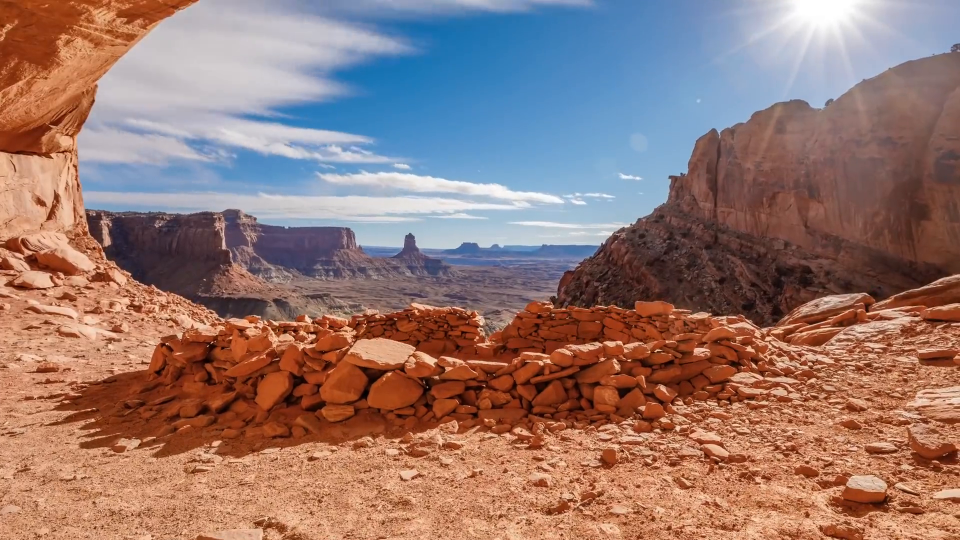
#> input picture frame 14 of assets/video/hero-optimized.mp4, 1920 x 1080 px (shown at 1/2 size)
$ python check_loop_seam.py
#> lines starting #> are read from the running program, lines starting #| are printed output that depends on the picture
"""
One-off dev tool: sanity-check that assets/video/hero-optimized.mp4 loops
seamlessly (no visible jump-cut when it restarts).

It does NOT prove motion is continuous (that still needs your eyes), but it
does two useful things automatically:
  1. Saves the first frame and the last frame as PNGs side-by-side so you can
     eyeball them for an obvious hard cut (different lighting/composition/
     subject position).
  2. Prints a numeric difference score between those two frames. A seamless
     loop usually has a LOW score (the last frame's content should be close
     to the first frame's, since the video is meant to restart into it).
     A very high score is a strong signal of a hard cut.

Usage (from the repo root, in the VS Code integrated terminal):
    pip install opencv-python-headless
    python3 scripts/check_loop_seam.py

Output:
    scripts/_seam_check/first_frame.png
    scripts/_seam_check/last_frame.png
    scripts/_seam_check/side_by_side.png   <- open this one first
    a printed "mean absolute pixel difference" score
"""
import os
import sys

VIDEO_PATH = os.path.join(os.path.dirname(__file__), "..", "assets", "video", "hero-optimized.mp4")
OUT_DIR = os.path.join(os.path.dirname(__file__), "_seam_check")


def main():
    try:
        import cv2
        import numpy as np
    except ImportError:
        print("Missing dependency. Run this first:\n    pip install opencv-python-headless")
        sys.exit(1)

    if not os.path.exists(VIDEO_PATH):
        print(f"Video not found at {VIDEO_PATH}")
        sys.exit(1)

    cap = cv2.VideoCapture(VIDEO_PATH)
    if not cap.isOpened():
        print("OpenCV could not open the video (codec support issue?).")
        sys.exit(1)

    fps = cap.get(cv2.CAP_PROP_FPS) or 30
    frame_count = int(cap.get(cv2.CAP_PROP_FRAME_COUNT))
    duration = frame_count / fps if fps else 0
    print(f"fps={fps:.2f}  frame_count={frame_count}  duration={duration:.2f}s")

    # First frame
    ok, first = cap.read()
#> first is the input picture: shape (1080, 1920, 3); mean B, G, R 112.8, 119.4, 149.8
    if not ok:
        print("Could not read the first frame.")
        sys.exit(1)

    # Last decodable frame — seek near the end and walk forward, since exact
    # frame-count seeking on compressed video is unreliable.
    last = None
    cap.set(cv2.CAP_PROP_POS_FRAMES, max(0, frame_count - 5))
    while True:
        ok, frame = cap.read()
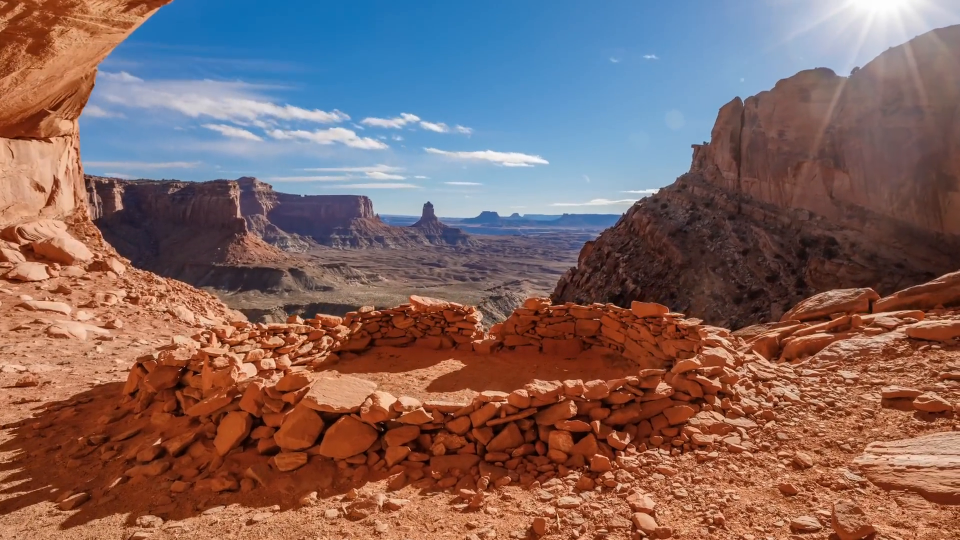
#> input picture frame 141 of assets/video/hero-optimized.mp4, 1920 x 1080 px (shown at 1/2 size)
#> frame is the input picture: shape (1080, 1920, 3); mean B, G, R 98.2, 101.6, 128.9
        if not ok:
            break
        last = frame
    if last is None:
        print("Could not read a last frame.")
        sys.exit(1)

    os.makedirs(OUT_DIR, exist_ok=True)
    cv2.imwrite(os.path.join(OUT_DIR, "first_frame.png"), first)
    cv2.imwrite(os.path.join(OUT_DIR, "last_frame.png"), last)
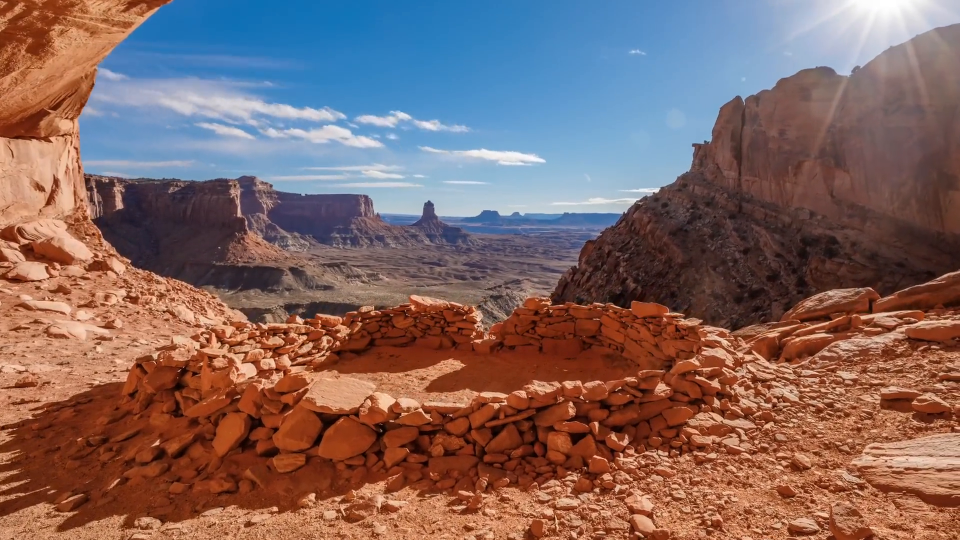
#> saved as last_frame.png: shape (1080, 1920, 3) (shown at 1/2 size); mean B, G, R 98.2, 101.5, 128.9

    # Side-by-side for quick visual comparison in VS Code's image preview.
    last_resized = cv2.resize(last, (first.shape[1], first.shape[0]))
    side_by_side = np.hstack([first, last_resized])
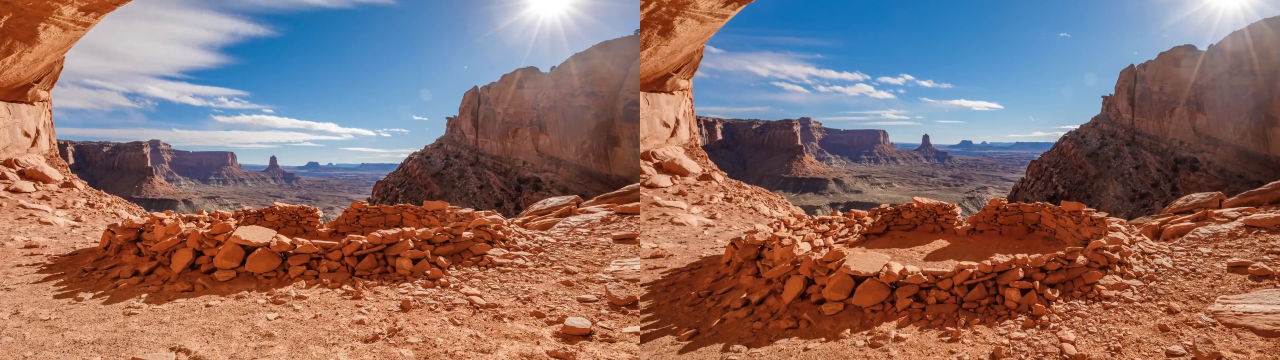
#> side_by_side: shape (1080, 3840, 3) (shown at 1/3 size); mean B, G, R 105.5, 110.5, 139.4
    cv2.imwrite(os.path.join(OUT_DIR, "side_by_side.png"), side_by_side)

    # Simple similarity score: mean absolute pixel difference (0-255 scale).
    diff = cv2.absdiff(first, last_resized)
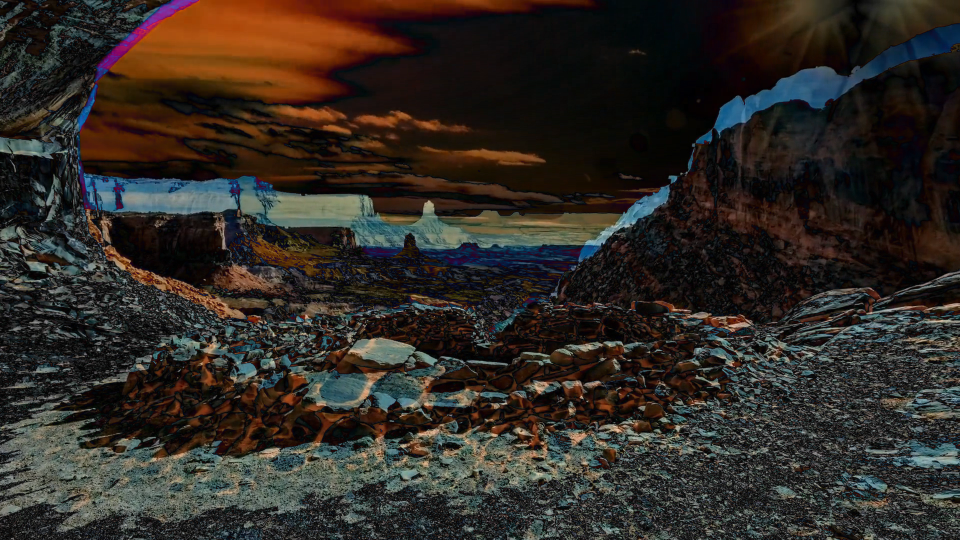
#> diff: shape (1080, 1920, 3) (shown at 1/2 size); mean B, G, R 36.6, 42.1, 47.7
    score = float(np.mean(diff))
#> score = 42.16
    print(f"\nMean absolute pixel difference (first vs. last frame): {score:.2f} / 255")
#| Mean absolute pixel difference (first vs. last frame): 42.16 / 255
    if score < 15:
        print("-> Looks continuous (low difference). Likely a clean loop, but still eyeball side_by_side.png.")
    elif score < 35:
        print("-> Some difference — could be normal motion, could be a soft seam. Check side_by_side.png closely.")
    else:
        print("-> High difference — strong signal of a visible jump-cut. Check side_by_side.png; likely needs a re-trim/crossfade.")

    print(f"\nOpen this in VS Code to look: {os.path.join(OUT_DIR, 'side_by_side.png')}")


if __name__ == "__main__":
    main()

$ run again, starting later in the video
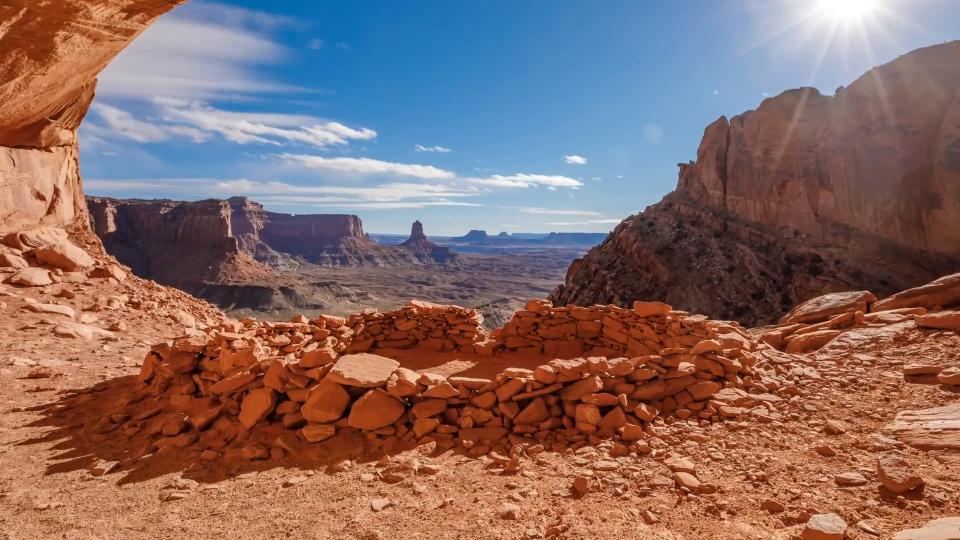
#> input picture frame 65 of assets/video/hero-optimized.mp4, 1920 x 1080 px (shown at 1/2 size)
#> in main, first is the input picture: shape (1080, 1920, 3); mean B, G, R 103.3, 107.3, 135
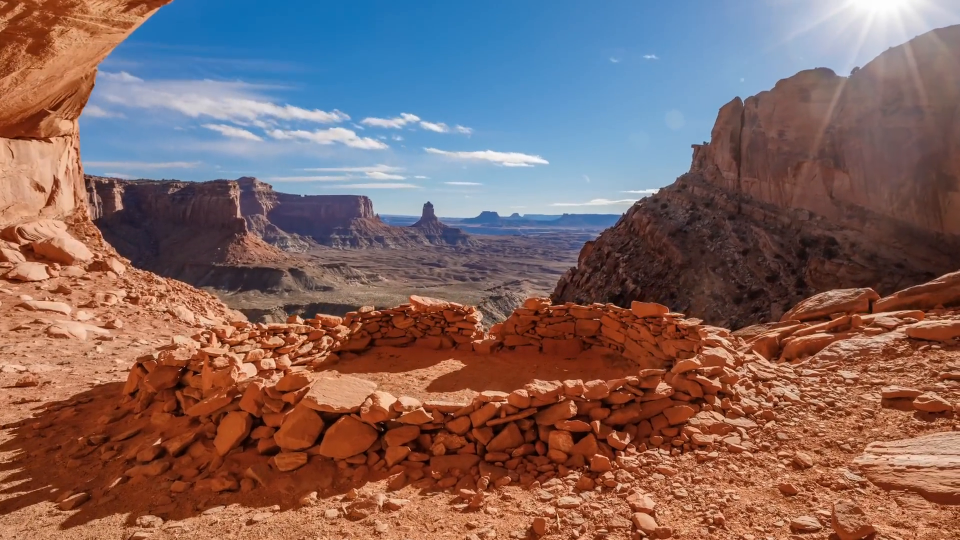
#> input picture frame 141 of assets/video/hero-optimized.mp4, 1920 x 1080 px (shown at 1/2 size)
#> in main, frame is the input picture: shape (1080, 1920, 3); mean B, G, R 98.2, 101.6, 128.9
#> in main, `diff = cv2.absdiff(first, last_resized)`:
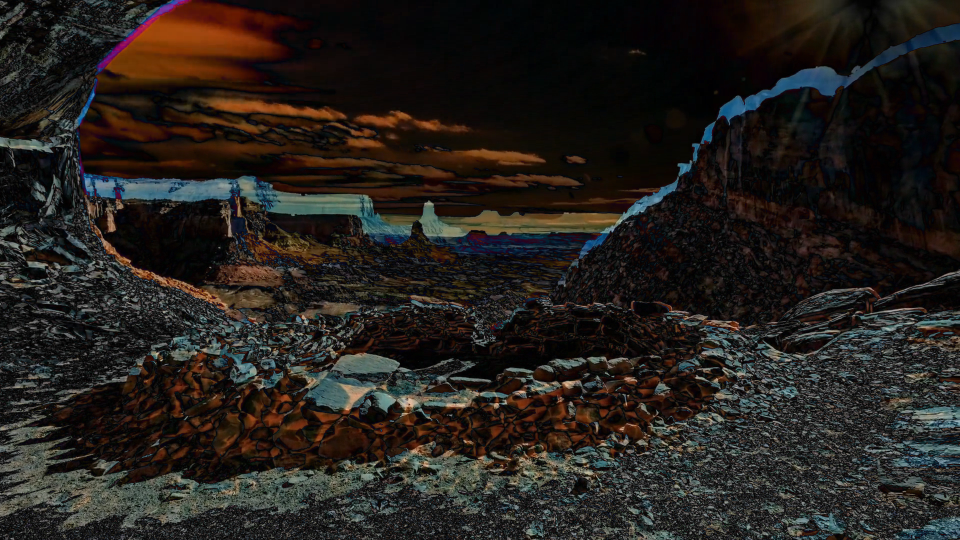
#> diff: shape (1080, 1920, 3) (shown at 1/2 size); mean B, G, R 28.5, 32.3, 36.6
#> score = 32.49
#| Mean absolute pixel difference (first vs. last frame): 32.49 / 255

$ run again, starting later in the video
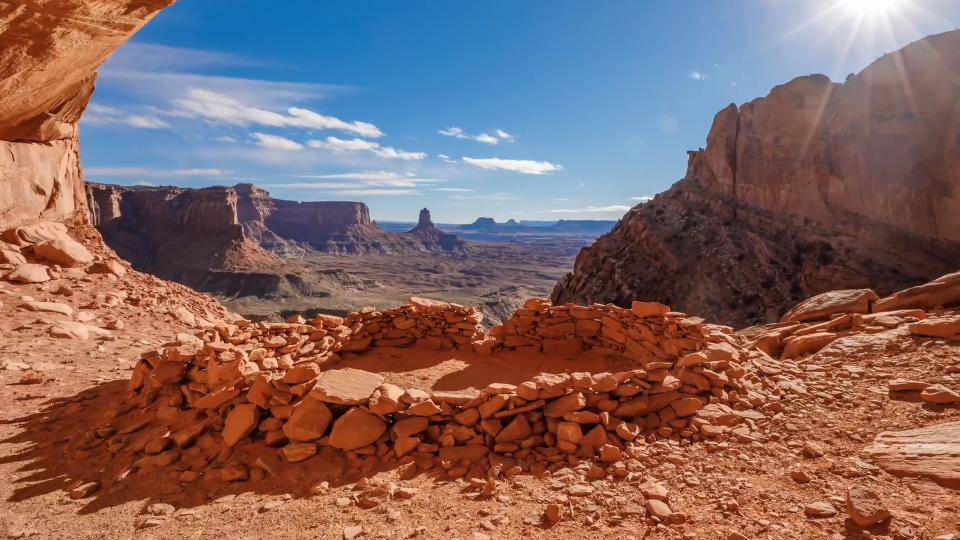
#> input picture frame 116 of assets/video/hero-optimized.mp4, 1920 x 1080 px (shown at 1/2 size)
#> in main, first is the input picture: shape (1080, 1920, 3); mean B, G, R 100.1, 103.3, 130.4
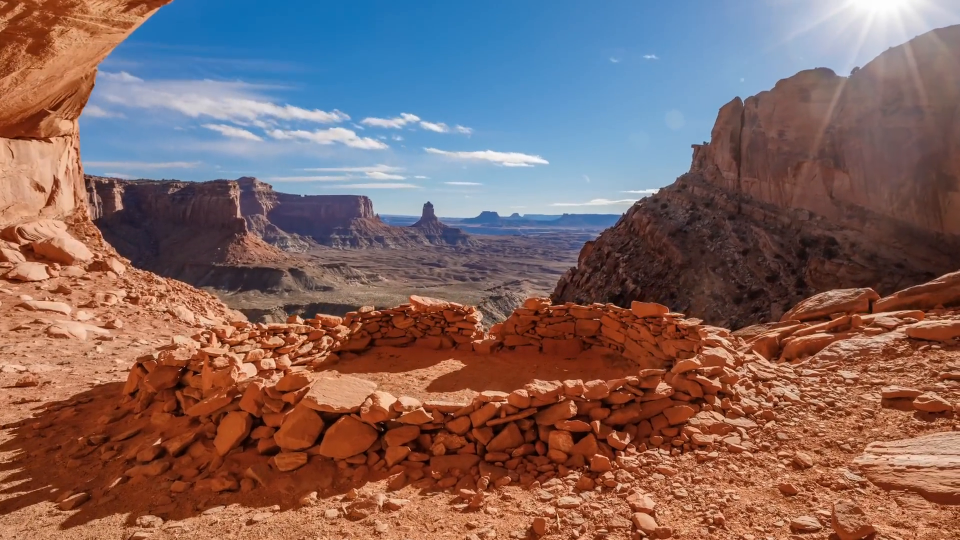
#> input picture frame 141 of assets/video/hero-optimized.mp4, 1920 x 1080 px (shown at 1/2 size)
#> in main, frame is the input picture: shape (1080, 1920, 3); mean B, G, R 98.2, 101.6, 128.9
#> in main, `diff = cv2.absdiff(first, last_resized)`:
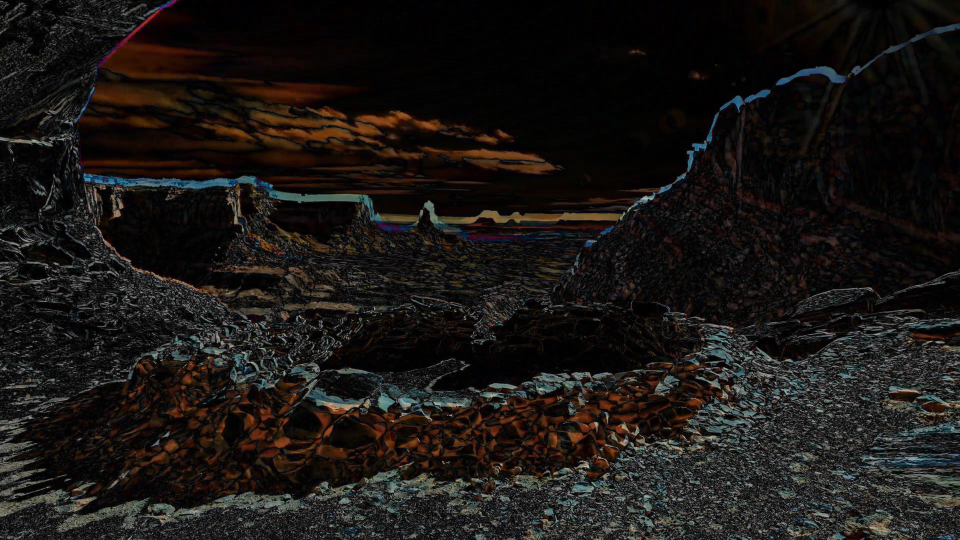
#> diff: shape (1080, 1920, 3) (shown at 1/2 size); mean B, G, R 20.9, 23.1, 26.3
#> score = 23.41
#| Mean absolute pixel difference (first vs. last frame): 23.41 / 255
